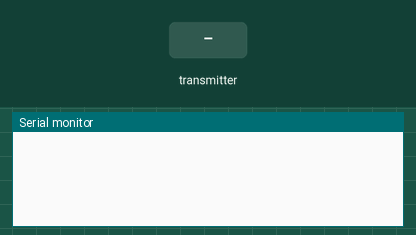
A sketch run on a simulated ESP32. On the bench: the last lines printed to the serial monitor. The test bench sets the inputs (shaded band).

Above: at 1.2 s.
1.3 s: the transmitter starts sending character = 0
At 1.61 s:
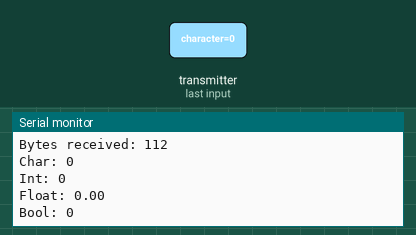
2.8 s: the transmitter starts sending integer = 1024
4.3 s: the transmitter starts sending floating_value = 25
5.8 s: the transmitter starts sending bool_value = 1
At 6.11 s:
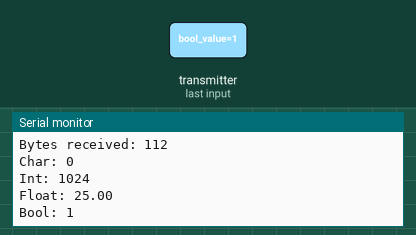
7.3 s: the transmitter starts sending character = 1
8.8 s: the transmitter starts sending integer = 2048
Timing chart, 0 to 11.3 s (numbered marks = the images above; inputs shaded):
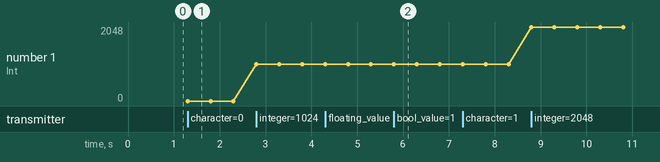

The sketch:

ReceiverSide.ino
```cpp
#include <esp_now.h>
#include <WiFi.h>
#include <esp_wifi.h>

// Set the WiFi channel
#define WIFI_CHANNEL 3

typedef struct struct_message {
  char character[100];
  int integer;
  float floating_value;
  bool bool_value;
} struct_message;

struct_message incomingMessage;

void data_received(const uint8_t * mac, const uint8_t *incomingData, int len) {
  memcpy(&incomingMessage, incomingData, sizeof(incomingMessage));
  Serial.print("Bytes received: ");
  Serial.println(len);
  Serial.print("Char: ");
  Serial.println(incomingMessage.character);
  Serial.print("Int: ");
  Serial.println(incomingMessage.integer);
  Serial.print("Float: ");
  Serial.println(incomingMessage.floating_value);
  Serial.print("Bool: ");
  Serial.println(incomingMessage.bool_value);
}

void setup() {
  Serial.begin(115200);
  WiFi.mode(WIFI_STA);

  // Set the WiFi channel
  esp_wifi_set_promiscuous(true);
  esp_wifi_set_channel(WIFI_CHANNEL, WIFI_SECOND_CHAN_NONE);
  esp_wifi_set_promiscuous(false);

  if (esp_now_init() != ESP_OK) {
    Serial.println("Error initializing ESP-NOW");
    return;
  }

  esp_now_register_recv_cb(data_received);
}

void loop() {
  // Nothing to do here, everything is handled in the callback
}
```

Measured:
- after the input at 1.3 s, the serial monitor: prints a new line at once (image 1)
- after the input at 5.8 s, the serial monitor: prints a new line at once (image 2)
- plotted number 1: 0 → 1024 after the input at 2.8 s, 1024 → 2048 after the input at 8.8 s
